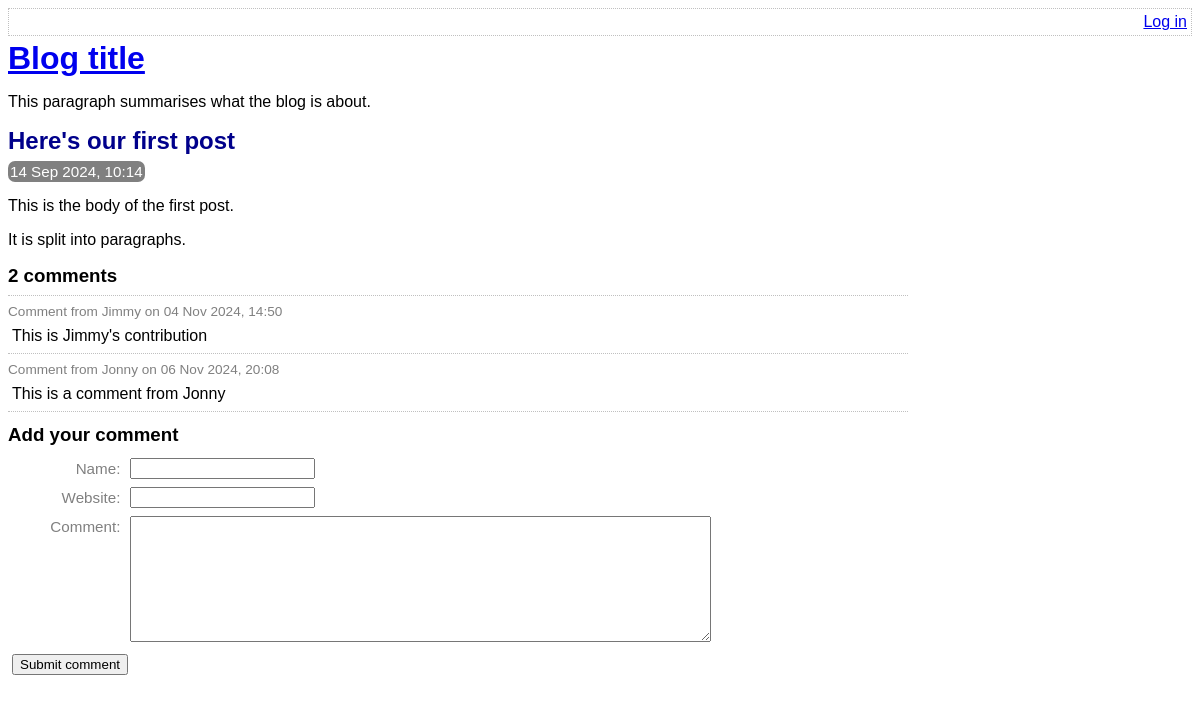
The page /view-post.php?post_id=1 on the database as committed earlier.
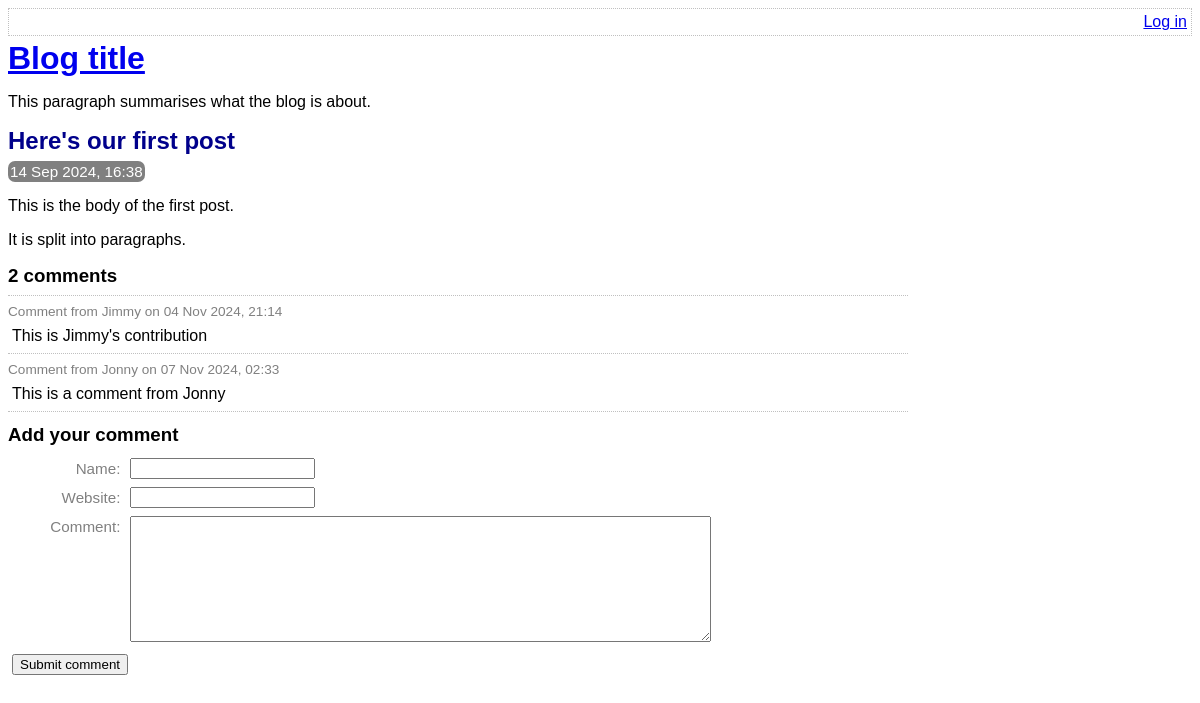
The same page on the database as committed later.
### tables this page shows
CREATE TABLE post (
    id INTEGER PRIMARY KEY AUTOINCREMENT NOT NULL,
    title VARCHAR NOT NULL,
    body VARCHAR NOT NULL,
    user_id INTEGER NOT NULL,
    created_at VARCHAR NOT NULL,
    updated_at VARCHAR,
    FOREIGN KEY (user_id) REFERENCES user(id)
);

CREATE TABLE comment (
    id INTEGER PRIMARY KEY AUTOINCREMENT NOT NULL,
    post_id INTEGER NOT NULL,
    created_at VARCHAR NOT NULL,
    name VARCHAR NOT NULL,
    website VARCHAR,
    text VARCHAR NOT NULL,
    FOREIGN KEY (post_id) REFERENCES post(id)
);

### lib/view-post.php (called while the page is built, shortened)
<?php
function getPostRow(PDO $pdo, $postId)
{
    $stmt = $pdo->prepare(
        'SELECT
            title, created_at, body
        FROM
            post
        WHERE
            id = :id'
    );
    $result = $stmt->execute(
        array('id' => $postId, )
    );
    $row = $stmt->fetch(PDO::FETCH_ASSOC);
    return $row;
}

### view-post.php (the view, shortened to what this page needs)
<?php
require_once 'lib/common.php';
require_once 'lib/view-post.php';
if (isset($_GET['post_id']))
{
    $postId = $_GET['post_id'];
}
else
{
    $postId = 0;
}
$pdo = getPDO();
$row = getPostRow($pdo, $postId);
?>
<!DOCTYPE html>
<html>
    <head>
        <?php require 'templates/head.php' ?>
    </head>
    <body>
        <?php require 'templates/title.php' ?>
        <div class="post">
            <h2>
                <?php echo htmlEscape($row['title']) ?>
            </h2>
            <div class="date">
                <?php echo convertSqlDate($row['created_at']) ?>
            </div>
            <?php echo convertNewlinesToParagraphs($row['body']) ?>
        </div>
        <?php require 'templates/list-comments.php' ?>
        <?php require 'templates/comment-form.php' ?>
    </body>
</html>

### lib/common.php (shortened to what this page needs)
<?php
function htmlEscape($html)
{
    return htmlspecialchars($html, ENT_HTML5, 'UTF-8');
}
function convertSqlDate($sqlDate)
{
    $date = DateTime::createFromFormat('Y-m-d H:i:s', $sqlDate);
    return $date->format('d M Y, H:i');
}
function convertNewlinesToParagraphs($text)
{
    $escaped = htmlEscape($text);
    return '<p>' . str_replace("\n", "</p><p>", $escaped) . '</p>';
}
function countCommentsForPost(PDO $pdo, $postId)
{
    $sql = "
        SELECT
            COUNT(*) c
        FROM
            comment
        WHERE
            post_id = :post_id
    ";
    $stmt = $pdo->prepare($sql);
    $stmt->execute(
        array('post_id' => $postId, )
    );
    return (int) $stmt->fetchColumn();
}
function getCommentsForPost(PDO $pdo, $postId)
{
    $sql = "
        SELECT
            id, name, text, created_at, website
        FROM
            comment
        WHERE
            post_id = :post_id
    ";
    $stmt = $pdo->prepare($sql);
    $stmt->execute(
        array('post_id' => $postId, )
    );
    return $stmt->fetchAll(PDO::FETCH_ASSOC);
}

### templates/list-comments.php (shortened to what this page needs)
<form
    action="view-post.php?action=delete-comment&amp;post_id=<?php echo $postId?>&amp;"
    method="post"
    class="comment-list"
>
    <h3><?php echo countCommentsForPost($pdo, $postId) ?> comments</h3>
    <?php foreach (getCommentsForPost($pdo, $postId) as $comment): ?>
        <div class="comment">
            <div class="comment-meta">
                Comment from
                <?php echo htmlEscape($comment['name']) ?>
                on
                <?php echo convertSqlDate($comment['created_at']) ?>
            </div>
            <div class="comment-body">
                <?php echo convertNewlinesToParagraphs($comment['text']) ?>
            </div>
        </div>
    <?php endforeach ?>
</form>

Rows that differ between the two databases and show on the page:
changed post "Here's our first post": created_at "14 Sep 2024, 10:14" → "14 Sep 2024, 16:38"
changed comment "This is Jimmy's contribution": created_at "04 Nov 2024, 14:50" → "04 Nov 2024, 21:14"
changed comment "This is a comment from Jonny": created_at "06 Nov 2024, 20:08" → "07 Nov 2024, 02:33"
